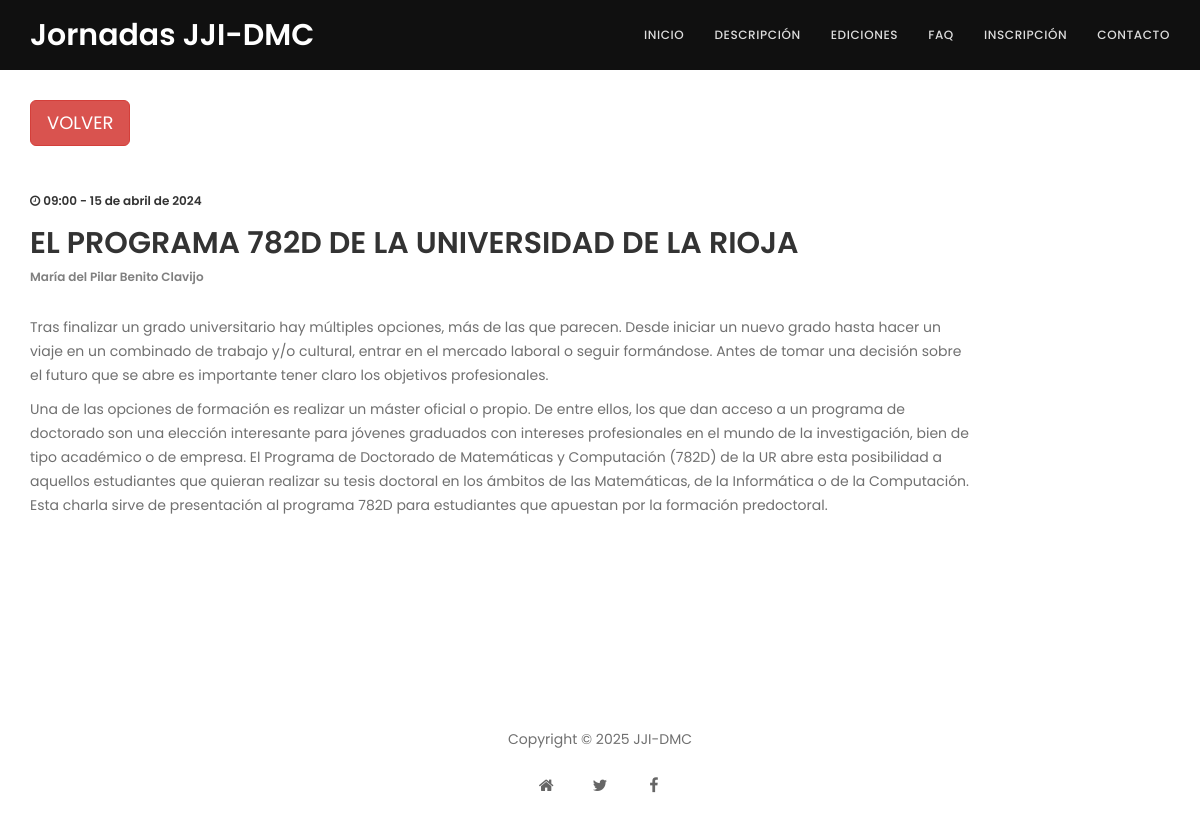
The page /edition/1/1/ on the database its author committed.
### jjiapp/models.py (models this page shows, shortened)
class Presentacion(models.Model):
  edicion = models.ForeignKey(Edicion, on_delete=models.CASCADE)
  fecha = models.DateField()
  hora_inicio = models.TimeField()
  hora_fin = models.TimeField()
  titulo = models.CharField(max_length=255)
  autor = models.CharField(max_length=255, blank=True)
  keywords = models.TextField(blank=True)
  abstract = models.TextField(blank=True)
  destacado = models.BooleanField(default=False)
  sin_detalles = models.BooleanField(default=False)
  pdf = models.FileField(upload_to='pdf', null=True, blank=True)

### jjiapp/views.py (the view)
# urls.py: path('edition/<int:curso>/<int:id>/', views.presentation, name='presentation'),
def presentation(request, curso, id):
  presentacion = Presentacion.objects.get(id = id)
  abstract = presentacion.abstract.splitlines()
  template = loader.get_template('presentation.html')
  context = {
    'collapse': False,
    'presentacion': presentacion,
    'abstract': abstract,
  }
  return HttpResponse(template.render(context, request))

### jjiapp/templates/presentation.html (shortened to what this page needs)
{% extends "template.html" %}
{% load static %}
{% block content %}
<section id="program" class="parallax-section">
	<div class="container return">
		<div class="row">
			<div class="col-md-12 col-sm-12">
				<a href="../{{ presentacion.edicion.curso }}" class="btn btn-lg btn-danger smoothScroll">VOLVER</a>
			</div>
		</div>
	</div>
	<div class="container">
		<div class="row">
			<div class="wow col-md-12 col-sm-12">
				<div class="section-title">
					<h6>
						<span><i class="fa fa-clock-o"></i> {{ presentacion.hora_inicio }} - {{ presentacion.fecha }}</span>
					</h6>
					<h2>{{ presentacion.titulo }}</h2>
					<h4>{{ presentacion.autor }}</h4>
				</div>
			</div>
			<div class="wow col-md-10 col-sm-10">
				{% for x in abstract %}
					<p>{{ x }}</p>
				{% endfor %}
			</div>
		</div>
	</div>
</section>
{% endblock %}

### jjiapp/static/css/style.css (style rules this page uses)
body { background: #ffffff; font-family: 'Poppins', sans-serif; font-style: normal; font-weight: 400; }
h1,h2,h3,h4,h5,h6 { font-weight: 600; }
h2 { font-size: 30px; text-transform: uppercase; }
p { color: #707070; font-size: 14px; line-height: 24px; }
a { text-decoration: none !important; outline: none; }
.section-title { margin-bottom: 32px; }
#detail, #video, #speakers, #program, #sponsors, #contact, footer { padding-top: 10rem; padding-bottom: 10rem; }
.parallax-section { background-attachment: fixed !important; background-size: cover !important; }
#program h4 { color: #808080; font-size: 12px; }
.return { margin-bottom: 1cm; }

### rows shown on the page
Presentacion: hora_inicio "09:00", fecha "15 de abril de 2024", titulo "EL PROGRAMA 782D DE LA UNIVERSIDAD DE LA RIOJA", autor "María del Pilar Benito Clavijo"
